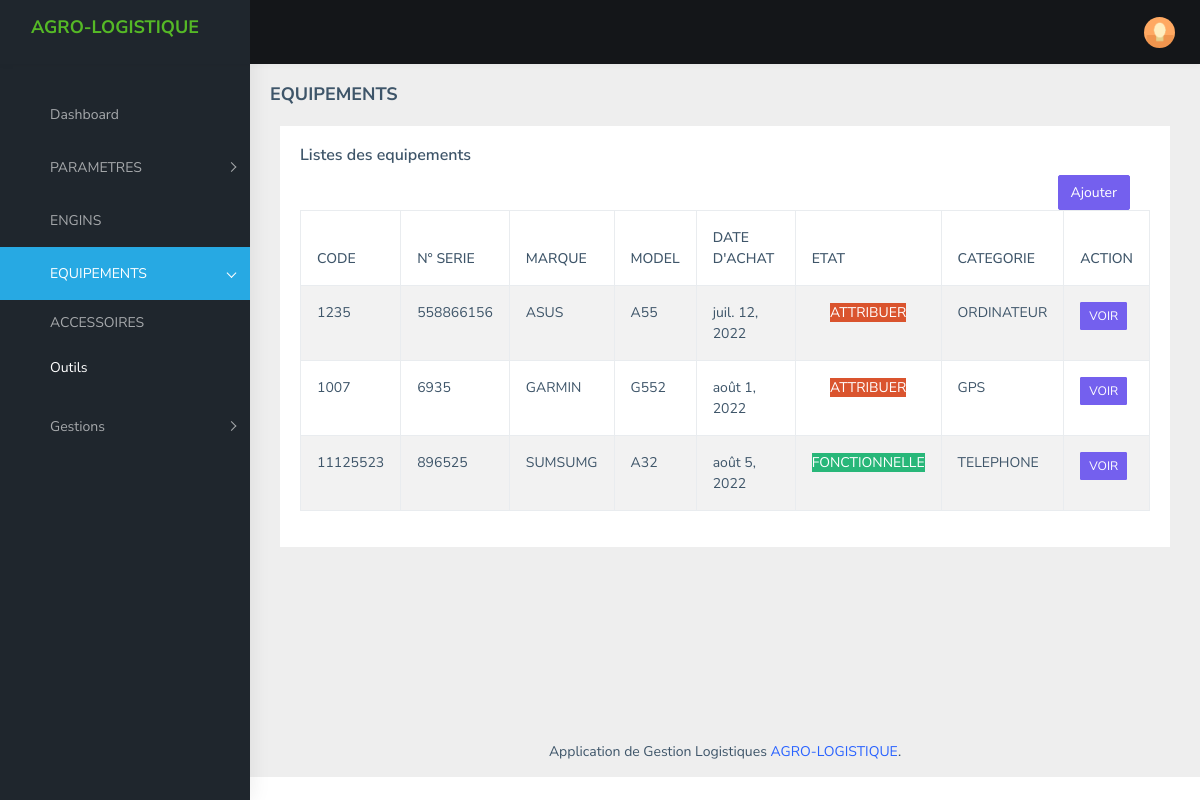
/equipements/index_materiel/ (signed in), run on the app's committed database.
### equipements/models.py (models this page shows, shortened)
class Materiel(models.Model):
    code = models.CharField(max_length=255,blank=True, null=True)
    num_serie = models.CharField(max_length=255,blank=True, null=True)
    model = models.CharField(max_length=255)
    marque = models.CharField(max_length=255)
    etat = models.CharField(max_length=255, choices=ETAT_MATERIELS, default='')
    date_achat = models.DateField()
    quantity = models.IntegerField(default=1)
    prix_achat = models.IntegerField(blank=True, null=True)
    materiel_image = models.ImageField(blank=True,null=True,upload_to="images/")
    type_materiel = models.ForeignKey(Type_materiel, on_delete=models.CASCADE)
    created_at = models.DateTimeField(auto_now_add=True)
    updated_at = models.DateTimeField(auto_now=True)

### parametres/models.py (models this page shows, shortened)
class Type_materiel(models.Model):
    libelle = models.CharField(max_length=225,unique=True)
    created_at = models.DateTimeField(auto_now_add=True)
    updated_at = models.DateTimeField(auto_now=True)
    def __str__(self):
        return '%s' % (self.libelle)

### equipements/views.py (the view)
# urls.py: path('index_materiel/', MaterielView, name='materiels'),
@login_required(login_url='compteuser:login')
def MaterielView(request):
    equipements = Materiel.objects.all()
    context = {
        'equipements':equipements
    }
    return render(request, 'materiels.html',context)

### equipements/templates/materiels.html (shortened to what this page needs)
{% extends 'base.html' %}
{% block breadcumbs %}
    <div class="page-breadcrumb">
          <div class="row">
            <div class="col-12 d-flex no-block align-items-center">
              <h4 class="page-title">EQUIPEMENTS</h4>
            </div>
          </div>
        </div>
{% endblock %}
{% block content %}
<div class="container-fluid">
    <div class="row">
       <div class="col-12">
   <div class="card">
       <div class="card-body">
         <h5 class="card-title">Listes des equipements</h5>
         <div class="table-responsive">
           <a href="{% url 'equipements:ajout_equipement' %}" class="btn btn-primary" style="float: right; margin-right: 20px;" > Ajouter </a>
           <table id="zero_config" class="table table-striped table-bordered">
             <thead>
               <tr>
                 <th>CODE</th>
                 <th >N° SERIE</th>
                 <th >MARQUE</th>
                 <th >MODEL</th>
                 <th >DATE D'ACHAT</th>
                 <th >ETAT</th>
                 <th >CATEGORIE</th>
                 <th >ACTION</th>
               </tr>
             </thead>
             <tbody>
                {% for equipement in equipements %}
                <tr>
                    <td>{{equipement.code}}</td>
                    <td>{{equipement.num_serie}}</td>
                    <td>{{equipement.marque}}</td>
                    <td>{{equipement.model}}</td>
                    <td>{{equipement.date_achat}}</td>
                    <td style=" text-align:center;"><span {% if equipement.etat == 'FONCTIONNELLE' %}class="bg-success"{% else %} class="bg-danger" {% endif %}  style="color: white;">{{equipement.etat}}</span> </td>
                    <td>{{equipement.type_materiel}}</td>
                    <td>
                        <a href="{% url 'equipements:edit_equipement' equipement.id %}" class="btn btn-primary btn-sm">VOIR </a>
                    </td>
                  </tr>
                {% endfor %}
           </table>
         </div>
       </div>
     </div>
     </div>
     </div>
     </div>
{% endblock %}

### templates/base.html (shortened to what this page needs)
{% load static %}
<!DOCTYPE html>
<html dir="ltr" lang="en">
  <head>
    <link href="{% static 'libs/flot/css/float-chart.css' %}" rel="stylesheet" />
    <link rel="stylesheet" type="text/css" href="{% static 'libs/select2/dist/css/select2.min.css' %}"/>
    <link href="{% static 'css/style.min.css' %}" rel="stylesheet" />
  </head>
  <body>
    <div
      id="main-wrapper"
      data-layout="vertical"
      data-navbarbg="skin5"
      data-sidebartype="full"
      data-sidebar-position="absolute"
      data-header-position="absolute"
      data-boxed-layout="full"
    >
      <header class="topbar" data-navbarbg="skin5">
        <nav class="navbar top-navbar navbar-expand-md navbar-dark">
          <div class="navbar-header" data-logobg="skin5">
            <a class="navbar-brand" href="{% url 'index' %}">
              <span class="logo-text ms-2">
                <h4 style="color: rgb(85, 185, 38);">AGRO-LOGISTIQUE</h4>
              </span>
            </a>
          </div>
          <div
            class="navbar-collapse collapse"
            id="navbarSupportedContent"
            data-navbarbg="skin5"
          >
            <ul class="navbar-nav float-end">
              <li class="nav-item dropdown">
                <a
                  class="
                    nav-link
                    dropdown-toggle
                    text-muted
                    waves-effect waves-dark
                    pro-pic
                  "
                  href="#"
                  id="navbarDropdown"
                  role="button"
                  data-bs-toggle="dropdown"
                  aria-expanded="false"
                >
                  <img
                    src="{% static 'images/users/1.jpg' %}"
                    alt="user"
                    class="rounded-circle"
                    width="31"
                  />
                </a>
              </li>
            </ul>
          </div>
        </nav>
      </header>
      <aside class="left-sidebar" data-sidebarbg="skin5">
        {% include '_partials/sidebar.html' %}
      </aside>
      <div class="page-wrapper">
        {% block breadcumbs %}
        {% endblock %}
        <div class="container-fluid">
          {% block content %}
          {% endblock %}
        </div>
        <footer class="footer text-center">
          Application de Gestion Logistiques
          <a href="#">AGRO-LOGISTIQUE</a>.
        </footer>
      </div>
    </div>
  </body>
</html>

### templates/_partials/sidebar.html (shortened to what this page needs)
<div class="scroll-sidebar">
  <nav class="sidebar-nav">
    <ul id="sidebarnav" class="pt-4">
      <li class="sidebar-item">
        <a
          class="sidebar-link waves-effect waves-dark sidebar-link"
          href="{% url 'index' %}"
          aria-expanded="false"
          ><i class="mdi mdi-view-dashboard"></i
          ><span class="hide-menu">Dashboard</span></a
        >
      </li>
      <li class="sidebar-item">
        <a
          class="sidebar-link has-arrow waves-effect waves-dark"
          href="javascript:void(0)"
          aria-expanded="false"
          ><i class="mdi mdi-settings"></i
          ><span class="hide-menu">PARAMETRES </span></a
        >
      </li>
      <li class="sidebar-item">
        <a
          class="sidebar-link  waves-effect waves-dark"
          href="{% url 'engins:home' %}"
          aria-expanded="false"
          ><i class="mdi mdi-car"></i><span class="hide-menu">ENGINS </span></a
        >
      </li>
      <li class="sidebar-item">
        <a
          class="sidebar-link has-arrow waves-effect waves-dark"
          href="javascript:void(0)"
          aria-expanded="false"
          ><i class="mdi mdi-monitor"></i
          ><span class="hide-menu">EQUIPEMENTS </span></a
        >
        <ul aria-expanded="false" class="collapse first-level">
          <li class="sidebar-item">
            <a href="{% url 'equipements:accesooires' %}" class="sidebar-link"
              ><i class="mdi mdi-mouse-variant"></i
              ><span class="hide-menu"> ACCESSOIRES </span></a
            >
          </li>
          <li class="sidebar-item">
            <a href="{% url 'equipements:materiels' %}" class="sidebar-link"
              ><i class="mdi mdi-cart-outline"></i
              ><span class="hide-menu"> Outils </span></a
            >
          </li>
        </ul>
      </li>
      <li class="sidebar-item">
        <a
          class="sidebar-link has-arrow waves-effect waves-dark"
          href="javascript:void(0)"
          aria-expanded="false"
          ><i class="mdi mdi-account-switch"></i
          ><span class="hide-menu">Gestions </span></a
        >
      </li>
    </ul>
  </nav>
</div>

### templates/_partials/js.html (shortened to what this page needs)
{% load static %}

### data on the page
Materiel: code "1235", num_serie "558866156", marque "ASUS", model "A55", date_achat "juil. 12, 2022", etat "ATTRIBUER", type_materiel "ORDINATEUR"
Materiel: code "1007", num_serie "6935", marque "GARMIN", model "G552", date_achat "août 1, 2022", etat "ATTRIBUER", type_materiel "GPS"
Materiel: code "11125523", num_serie "896525", marque "SUMSUMG", model "A32", date_achat "août 5, 2022", etat "FONCTIONNELLE", type_materiel "TELEPHONE"
